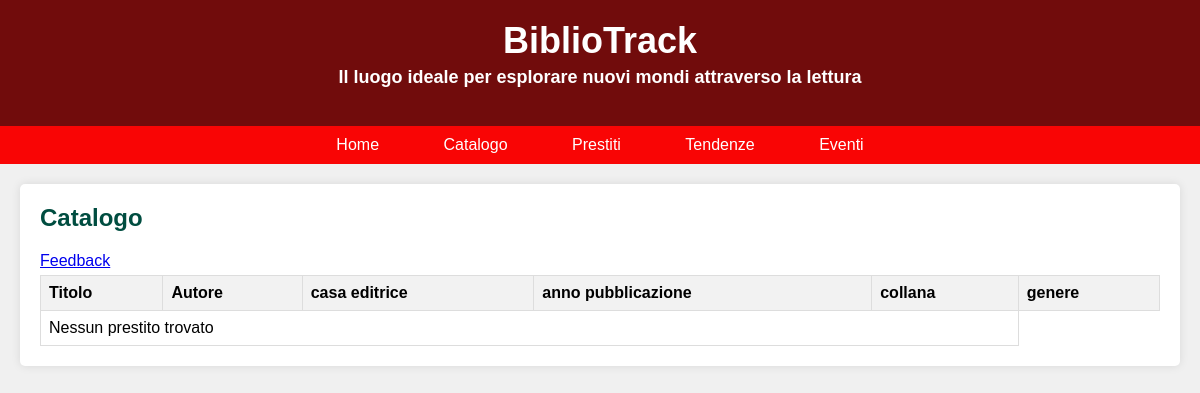
/catalogo.php, run on an earlier commit of the app's database.
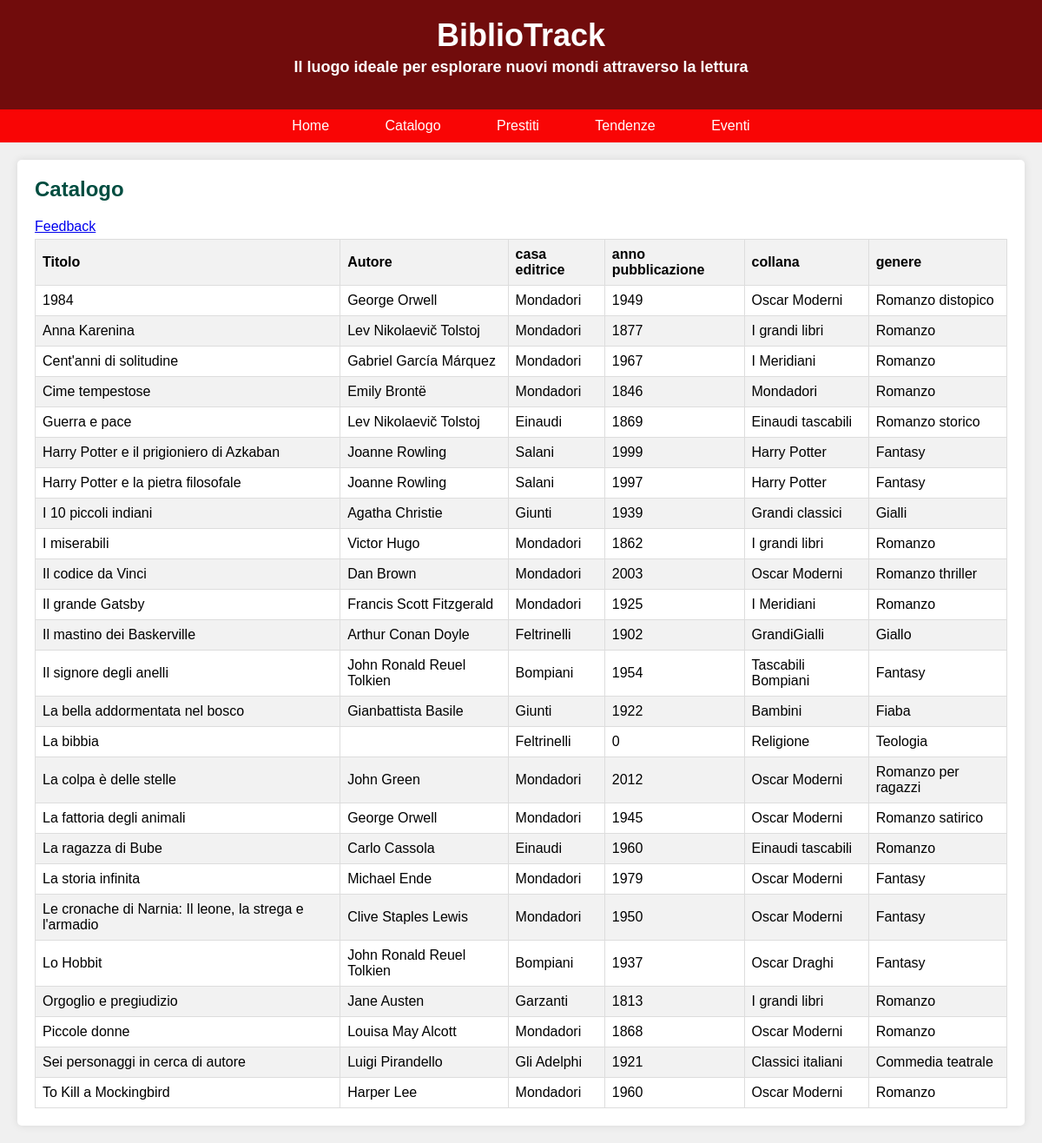
And on a later commit of the database.
### tables this page shows
CREATE TABLE `libri` (
  `PK_Id_libro` int(11) NOT NULL,
  `Titolo` varchar(100) NOT NULL,
  `Autore` varchar(50) NOT NULL,
  `Casa_editrice` varchar(50) NOT NULL,
  `Anno_pubblicazione` int(4) DEFAULT NULL,
  `Collana` varchar(50) DEFAULT NULL,
  `Genere` varchar(50) DEFAULT NULL,
  `stato` tinyint(4) DEFAULT 0
);

### catalogo.php (the view, shortened to what this page needs)
<!DOCTYPE html>
<html lang="it">
<head>
</head>
<body>
    <header id="header">
        <h1>BiblioTrack</h1>
        <h3>Il luogo ideale per esplorare nuovi mondi attraverso la lettura</h3>
    </header>
    <nav>
        <a href="index.html">Home</a>
        <a href="catalogo.php">Catalogo</a>
        <a href="prestiti.html">Prestiti</a>
        <a href="tendenze.php">Tendenze</a>
        <a href="eventi.html">Eventi</a>
    </nav>
    <div class="container">
        <div class="catalog-section">
            <h2>Catalogo</h2>
            <div style="margin-bottom:5px;"><a href="visualizza_feedback.php">Feedback</a></div>
            <table>
                <thead>
                    <tr>
                        <th>Titolo</th>
                        <th>Autore</th>
                        <th>casa editrice</th>
                        <th>anno pubblicazione</th>
                        <th>collana</th>
                        <th>genere</th>
                    </tr>
                </thead>
                <tbody>
                    <?php
                    $servername = "localhost";
                    $username = "root";
                    $password = "Ruozzi1234";
                    $dbname = "bibliotrack";
                    $conn = new mysqli($servername, $username, $password, $dbname);
                    $sql = "SELECT * FROM libri order by Titolo";
                    $result = $conn->query($sql);
                    if ($result->num_rows > 0) {
                        while($row = $result->fetch_assoc()) {
                            echo "<tr><td>".$row["Titolo"]."</td><td>".$row["Autore"]."</td><td>".$row["Casa_editrice"]."</td><td>".$row["Anno_pubblicazione"]."</td><td>".$row["Collana"]."</td><td>".$row["Genere"]."</td></tr>";
                        }
                    } else {
                        echo "<tr><td colspan='5'>Nessun prestito trovato</td></tr>";
                    }
                    ?>
                </tbody>
            </table>
        </div>
    </div>
</body>
</html>

### catalogo.php (style rules this page uses)
body { font-family: Arial, sans-serif; margin: 0; padding: 0; background-color: #f0f0f0; cursor: pointer; }
header { background-color: #710c0c; color: #fff; padding: 20px 0; text-align: center; cursor: pointer; }
header h1 { margin: 0; font-size: 36px; cursor:pointer; }
header h3 { margin-top: 5px; font-size: 18px; cursor:pointer; }
nav { background-color: #f90505; padding: 10px 0; text-align: center; }
nav a { color: #fff; text-decoration: none; padding: 10px 20px; margin: 0 10px; border-radius: 5px; transition: background-color 0.3s; }
.container { max-width: 1200px; margin: 20px auto; padding: 0 20px; }
.catalog-section { background-color: #fff; padding: 20px; border-radius: 5px; box-shadow: 0 0 10px rgba(0,0,0,0.1); }
.catalog-section h2 { margin-top: 0; color: #004d40; }
table { width: 100%; border-collapse: collapse; }
th, td { border: 1px solid #ddd; padding: 8px; text-align: left; }
th { background-color: #f2f2f2; }
tr:nth-child(even) { background-color: #f2f2f2; }

What changed in the data, as far as the page shows it:
added libri: Titolo "1984", Autore "George Orwell", Casa_editrice "Mondadori", Anno_pubblicazione "1949", Collana "Oscar Moderni", Genere "Romanzo distopico"
added libri: Titolo "Anna Karenina", Autore "Lev Nikolaevič Tolstoj", Casa_editrice "Mondadori", Anno_pubblicazione "1877", Collana "I grandi libri", Genere "Romanzo"
added libri: Titolo "Cent'anni di solitudine", Autore "Gabriel García Márquez", Casa_editrice "Mondadori", Anno_pubblicazione "1967", Collana "I Meridiani", Genere "Romanzo"
added libri: Titolo "Cime tempestose", Autore "Emily Brontë", Casa_editrice "Mondadori", Anno_pubblicazione "1846", Collana "Mondadori", Genere "Romanzo"
added libri: Titolo "Guerra e pace", Autore "Lev Nikolaevič Tolstoj", Casa_editrice "Einaudi", Anno_pubblicazione "1869", Collana "Einaudi tascabili", Genere "Romanzo storico"
added libri: Titolo "Harry Potter e il prigioniero di Azkaban", Autore "Joanne Rowling", Casa_editrice "Salani", Anno_pubblicazione "1999", Collana "Harry Potter", Genere "Fantasy"
added libri: Titolo "Harry Potter e la pietra filosofale", Autore "Joanne Rowling", Casa_editrice "Salani", Anno_pubblicazione "1997", Collana "Harry Potter", Genere "Fantasy"
added libri: Titolo "I 10 piccoli indiani", Autore "Agatha Christie", Casa_editrice "Giunti", Anno_pubblicazione "1939", Collana "Grandi classici", Genere "Gialli"
added libri: Titolo "I miserabili", Autore "Victor Hugo", Casa_editrice "Mondadori", Anno_pubblicazione "1862", Collana "I grandi libri", Genere "Romanzo"
added libri: Titolo "Il codice da Vinci", Autore "Dan Brown", Casa_editrice "Mondadori", Anno_pubblicazione "2003", Collana "Oscar Moderni", Genere "Romanzo thriller"
added libri: Titolo "Il grande Gatsby", Autore "Francis Scott Fitzgerald", Casa_editrice "Mondadori", Anno_pubblicazione "1925", Collana "I Meridiani", Genere "Romanzo"
added libri: Titolo "Il mastino dei Baskerville", Autore "Arthur Conan Doyle", Casa_editrice "Feltrinelli", Anno_pubblicazione "1902", Collana "GrandiGialli", Genere "Giallo"
added libri: Titolo "Il signore degli anelli", Autore "John Ronald Reuel Tolkien", Casa_editrice "Bompiani", Anno_pubblicazione "1954", Collana "Tascabili Bompiani", Genere "Fantasy"
added libri: Titolo "La bella addormentata nel bosco", Autore "Gianbattista Basile", Casa_editrice "Giunti", Anno_pubblicazione "1922", Collana "Bambini", Genere "Fiaba"
added libri: Titolo "La bibbia", Casa_editrice "Feltrinelli", Anno_pubblicazione "0", Collana "Religione", Genere "Teologia"
added libri: Titolo "La colpa è delle stelle", Autore "John Green", Casa_editrice "Mondadori", Anno_pubblicazione "2012", Collana "Oscar Moderni", Genere "Romanzo per ragazzi"
added libri: Titolo "La fattoria degli animali", Autore "George Orwell", Casa_editrice "Mondadori", Anno_pubblicazione "1945", Collana "Oscar Moderni", Genere "Romanzo satirico"
added libri: Titolo "La ragazza di Bube", Autore "Carlo Cassola", Casa_editrice "Einaudi", Anno_pubblicazione "1960", Collana "Einaudi tascabili", Genere "Romanzo"
added libri: Titolo "La storia infinita", Autore "Michael Ende", Casa_editrice "Mondadori", Anno_pubblicazione "1979", Collana "Oscar Moderni", Genere "Fantasy"
added libri: Titolo "Le cronache di Narnia: Il leone, la strega e l'armadio", Autore "Clive Staples Lewis", Casa_editrice "Mondadori", Anno_pubblicazione "1950", Collana "Oscar Moderni", Genere "Fantasy"
added libri: Titolo "Lo Hobbit", Autore "John Ronald Reuel Tolkien", Casa_editrice "Bompiani", Anno_pubblicazione "1937", Collana "Oscar Draghi", Genere "Fantasy"
added libri: Titolo "Orgoglio e pregiudizio", Autore "Jane Austen", Casa_editrice "Garzanti", Anno_pubblicazione "1813", Collana "I grandi libri", Genere "Romanzo"
added libri: Titolo "Piccole donne", Autore "Louisa May Alcott", Casa_editrice "Mondadori", Anno_pubblicazione "1868", Collana "Oscar Moderni", Genere "Romanzo"
added libri: Titolo "Sei personaggi in cerca di autore", Autore "Luigi Pirandello", Casa_editrice "Gli Adelphi", Anno_pubblicazione "1921", Collana "Classici italiani", Genere "Commedia teatrale"
added libri: Titolo "To Kill a Mockingbird", Autore "Harper Lee", Casa_editrice "Mondadori", Anno_pubblicazione "1960", Collana "Oscar Moderni", Genere "Romanzo"
Also different on the page:
text no longer shown: "Nessun prestito trovato"
